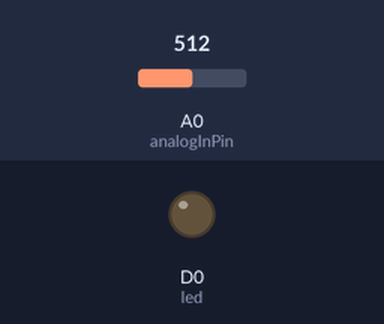
Recording of a sketch running on a simulated ESP8266 (NodeMCU). Parts: output pins drawn as LEDs (lit = HIGH). Inputs (shaded band) come from the test bench; at power-on: A0 (analogInPin) = 512. WiFi joins after 1.5 s; servers stay silent unless stated; what the sketch prints to the serial monitor is not drawn.

Above: at 0.1 s.
At 1.9 s:
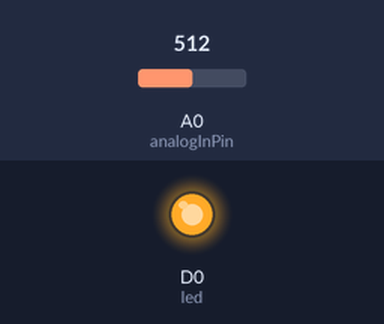
Timing chart, 0 to 3.4 s (numbered marks = the images above):
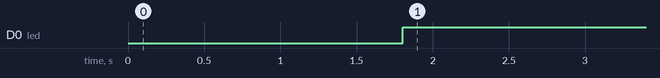

The sketch:

slider-blynk.ino
```cpp
#define BLYNK_PRINT Serial
#include <ESP8266WiFi.h>
#include <BlynkSimpleEsp8266.h>
int sensorValue = 0;  //ตัวแปรค่า Analog
int outputValue = 0;   // ตัวแปรสำหรับ Map เพื่อคิด %
const int analogInPin = A0;
char auth[] = " vrUsz_PiEoHTQN3nfrY6gZI9jJBpXnis";
char ssid[] = "iPhone";
char pass[] = "12345678";
int t_slider = 0;
int Value_slider;
int led = D0;
BLYNK_WRITE(V1){ //ควบคุมความชื้น

t_slider = param.asInt();
 Blynk.virtualWrite(V7,t_slider);
 delay(100);

}


BLYNK_WRITE(V5)// ตั้งเวลาติดปัญหาควบคุมหลอดเดียวกับหลอดเซ็นเซอร์ไม่ได้
{
  if(param.asInt() == 0)
  {
    digitalWrite(led, HIGH); // เปิด

  }
  if(param.asInt() == 1)
  {
    digitalWrite(led, LOW); //ปิด

  }
}

BLYNK_CONNECTED() {
  Blynk.syncAll();
}

void setup()
{
pinMode(led,OUTPUT);
Serial.begin(9600);
    Blynk.begin(auth, ssid, pass);
}

void loop()
{
  Blynk.run();
  sensorValue = analogRead(analogInPin);
  outputValue = map(sensorValue, 0, 1023,100,0); //คิดเป็นเปอร์เซ็น
  Blynk.virtualWrite(V0,outputValue);

if(outputValue >= t_slider ){ //ถ้าค่าที่อ่านได้จาก เซ็นเซอร์ มากกว่าหรือเท่ากับ slider ให้ D4 ทำงาน

digitalWrite(led, HIGH);
 Serial.print('ON');

 }else{

digitalWrite(led,LOW);
Serial.print('OFF');

 }


}
```

Measured:
- by itself, D0 (led): LOW → HIGH at 1.8 s
